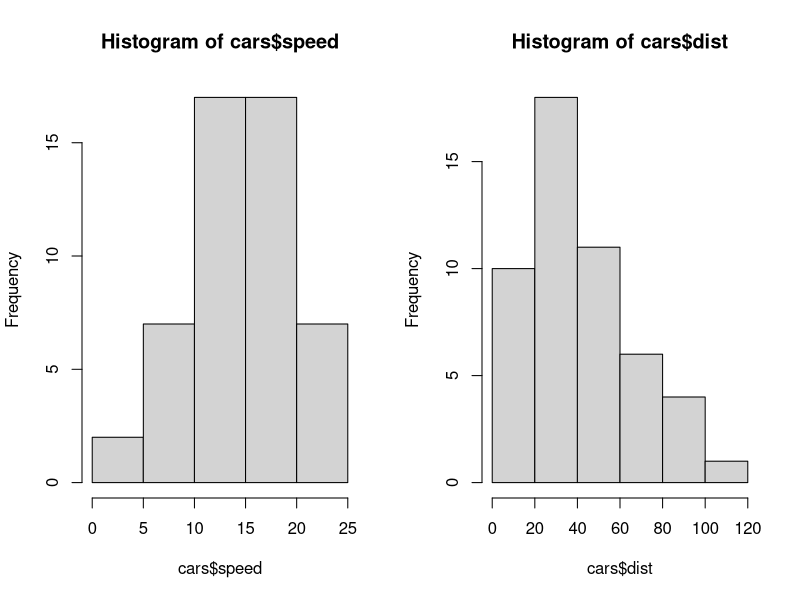
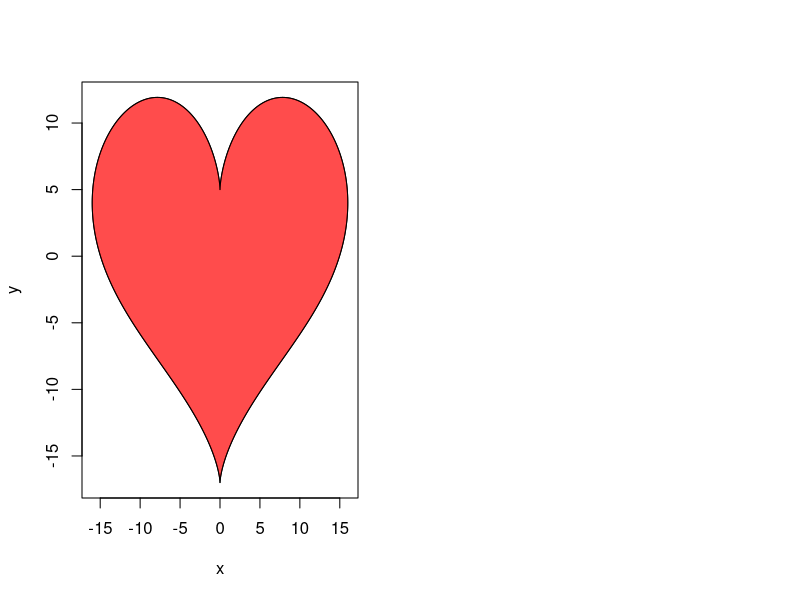

Source code (R) for these figures, in order:
## ---- chunk 1
knitr::opts_chunk$set(echo=FALSE)
## ---- chunk 2
summary(cars)
## ---- chunk 3
par(mfrow=c(1,2))
hist(cars$speed)
hist(cars$dist)
## ---- chunk 4
dat <- data.frame(t=seq(0, 2*pi, by=0.01))
x_hrt <- function(t) 16*sin(t)^3
y_hrt <- function(t) 13*cos(t)-5*cos(2*t)-2*cos(3*t)-cos(4*t)
dat$x=x_hrt(dat$t)
dat$y=y_hrt(dat$t)
with(dat, plot(x, y, type='l'))
with(dat, polygon(x, y, col=rgb(1, 0, 0, 0.7)))
